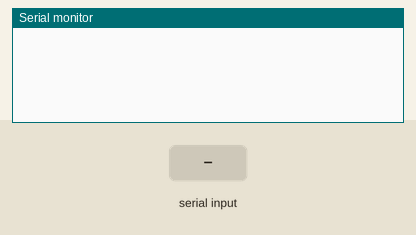
Simulated run of this sketch. Board: Arduino Uno, built with avr-gcc and run on an emulated ATmega328P. Parts: the last lines printed to the serial monitor. The inputs (shaded band) are chosen by the test bench.

Above: at 1.2 s.
1.3 s: "R\n" received over Serial
At 2.2 s:
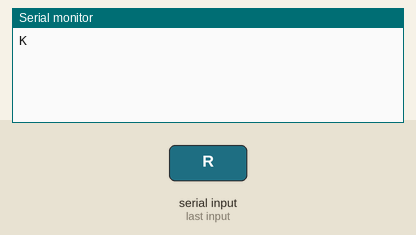
2.8 s: "v\n" received over Serial
At 3.5 s:
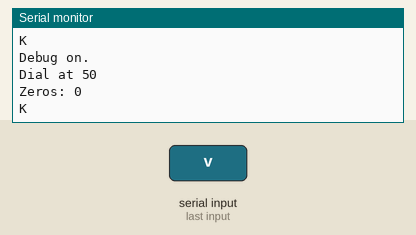

The sketch:

Advent_2025_day1.ino
```cpp
#include <IWatchdog.h>

constexpr int BUFFER = 32;
int DEBUG = 0;
int dial = 50;
int zeros = 0;

void setup() {
  IWatchdog.begin(10000000); // 10s timeout
  Serial.begin(115200);
  Serial.setTimeout(100);
  while(!Serial);
  if (DEBUG) Serial.println("Advent of Code Day 1");
}

void loop() {
  IWatchdog.reload();
  if(Serial.available()) {
    char rot[BUFFER];
    int s = 0;
    int len = Serial.readBytesUntil('\n', rot, BUFFER - 1);
    rot[len] = '\0';

    switch (rot[0]) {
      case 's':
      case 'S':
        if (DEBUG) Serial.println("Reset.");
          Serial.println("READY");
        dial = 50;
        zeros = 0;
        break;
      case 'l':
      case 'L':
        s = -1;
        break;
      case 'r':
      case 'R':
        s = 1;
        break;
      case 'v':
      case 'V':
        DEBUG = !DEBUG;
        if (DEBUG) Serial.println("Debug on.");
        break;
      case 'z':
      case 'Z':
        Serial.print("Zero count is ");
        Serial.println(zeros);
        break;
      case 'd':
      case 'D':
        Serial.print("Dial position is ");
        Serial.println(dial);
        break;
      default:
        if (DEBUG) Serial.println("Durp!");
    }

    dial = ((dial + s * atoi(&rot[1])) % 100 + 100) % 100;
    if (dial == 0) zeros++;

    if (DEBUG) {
      Serial.print("Dial at ");
      Serial.println(dial);
      Serial.print("Zeros: ");
      Serial.println(zeros);
    }
    Serial.println("K");
  }
}
```

Measured:
- after the input at 1.3 s, the serial monitor: prints a new line at once (image 1)
- after the input at 2.8 s, the serial monitor: prints a new line at once (image 2)
